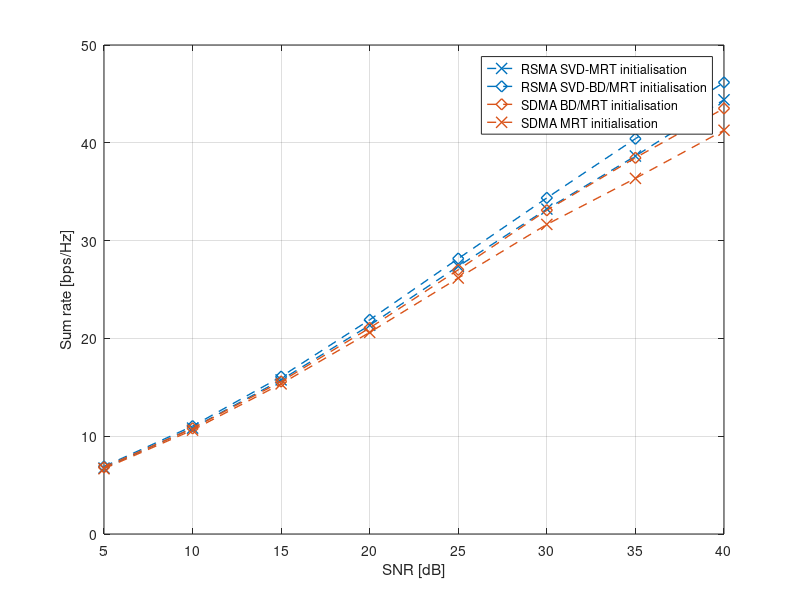

This chart was generated by the following MATLAB code:
clc
clear
close all

load("SNR_result_with_SVD_MRT_initilisation.mat")
Avg_RSMA_MRT = Avg_RSMA;
Avg_SDMA_MRT = Avg_SDMA;
clear Avg_SDMA
clear Avg_RSMA
load('SNR_data_MIMO_SDMA_RSMA.mat')
Avg_SDMA_BD = Avg_SDMA;
SNR = 5:5:40;

figure()
plot(SNR,Avg_RSMA_MRT,'--x','LineWidth',1,'MarkerSize',8,'Color',"#0072BD")
hold on;
plot(SNR,Avg_RSMA_max,'--diamond','LineWidth',1,'MarkerSize',8,'Color',"#0072BD")
hold on;
plot(SNR,Avg_SDMA_BD,'--diamond','LineWidth',1,'MarkerSize',8,'Color',"#D95319")
hold on;
plot(SNR,Avg_SDMA_MRT,'--x','LineWidth',1,'MarkerSize',8,'Color',"#D95319")

legend("RSMA SVD-MRT initialisation",'RSMA SVD-BD/MRT initialisation','SDMA BD/MRT initialisation','SDMA MRT initialisation');
grid on;
% title("Optimised precoder sum rate with different initilisation")
xlabel('SNR [dB]')
ylabel("Sum rate [bps/Hz]")

increased_RSMA = (abs(Avg_RSMA_MRT(8) - Avg_RSMA_max(8))/Avg_RSMA_MRT(8) ) * 100
Dof_RSMA_BD = Avg_RSMA_max(8) / log2(10^(40/10))
Dof_RSMA_MRT = Avg_RSMA_MRT(8) / log2(10^(40/10))
Dof_RSMA_BD - Dof_RSMA_MRT

increased_SDMA = (abs(Avg_SDMA_MRT(8) - Avg_SDMA_BD(8))/Avg_SDMA_MRT(8) ) * 100
Dof_SDMA_BD = Avg_SDMA_BD(8) / log2(10^(40/10))
Dof_SDMA_MRT = Avg_SDMA_MRT(8) / log2(10^(40/10))
Dof_SDMA_BD - Dof_SDMA_MRT